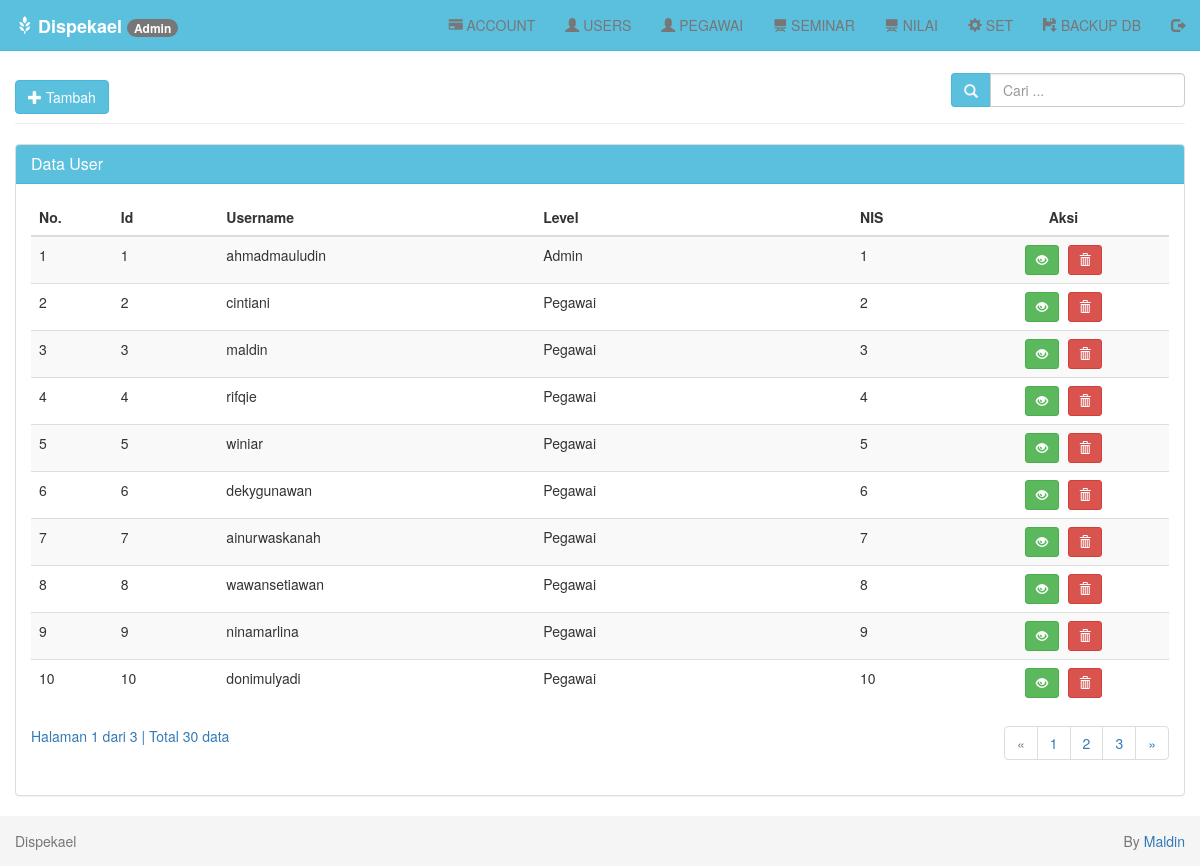
The app's page /index.php?page=user-tampil (signed in) with its own data.
### tables this page shows
CREATE TABLE `user` (
  `id` bigint(12) NOT NULL AUTO_INCREMENT,
  `username` varchar(30) NOT NULL,
  `password` varchar(30) NOT NULL,
  `level` varchar(30) NOT NULL,
  `nis` varchar(9) NOT NULL,
  PRIMARY KEY (`id`)
);

### user/tampil-data.php (the view, shortened to what this page needs)
<?php
if (isset($_POST['cari'])) {
  $cari = $_POST['cari'];
} else {
  $cari = "";
}
?>
<div class="row">
  <div class="col-md-12">
    <div class="page-header">
      <?php
      if ($_SESSION['level'] == "Admin") {
        echo "<a class='btn btn-info' href='?page=tambah'>
      <i class='glyphicon glyphicon-plus'></i> Tambah </a>";
      } else if ($_SESSION['level'] == "Siswa") {
        echo "Gak boleh masukin data";
      }
      ?>
      <div class="pull-right btn-tambah">
        <form class="form-inline" method="POST" action="index.php">
          <div class="form-group">
            <div class="input-group">
              <div class="input-group-addon">
                <i class="glyphicon glyphicon-search"></i>
              </div>
              <input type="text" class="form-control" name="cari" placeholder="Cari ..." autocomplete="off" value="<?php echo $cari; ?>">
            </div>
          </div>
        </form>
      </div>
    </div>
    <div class="panel panel-default">
      <div class="panel-heading">
        <h3 class="panel-title">Data User</h3>
      </div>
      <div class="panel-body">
        <div class="table-responsive">
          <table class="table table-striped table-hover">
            <thead>
              <tr>
                <th>No.</th>
                <th>Id</th>
                <th>Username</th>
                <th>Level</th>
                <th>NIS</th>
                <th class='center'>Aksi</th>
              </tr>
            </thead>
            <tbody>
              <?php
              $batas = 10;
              if (isset($cari)) {
                $jumlah_record = mysqli_query($db, "SELECT * FROM user
                                                    WHERE nis LIKE '%$cari%' OR username LIKE '%$cari%'")
                  or die('Ada kesalahan pada query jumlah_record: ' . mysqli_error($db));
              } else {
                $jumlah_record = mysqli_query($db, "SELECT * FROM user")
                  or die('Ada kesalahan pada query jumlah_record: ' . mysqli_error($db));
              }
              $jumlah  = mysqli_num_rows($jumlah_record);
              $halaman = ceil($jumlah / $batas);
              $page    = (isset($_GET['hal'])) ? (int)$_GET['hal'] : 1;
              $mulai   = ($page - 1) * $batas;
              $no = 1;
              if (isset($cari)) {
                $query = mysqli_query($db, "SELECT * FROM user
                                            WHERE nis LIKE '%$cari%' OR username LIKE '%$cari%'
                                            ORDER BY id LIMIT $mulai, $batas")
                  or die('Ada kesalahan pada query user: ' . mysqli_error($db));
              } else {
                $query = mysqli_query($db, "SELECT * FROM user
                                            ORDER BY id LIMIT $mulai, $batas")
                  or die('Ada kesalahan pada query user: ' . mysqli_error($db));
              }
              while ($data = mysqli_fetch_assoc($query)) {
                echo "  <tr>
                      <td width='20' >$no</td>
                      <td width='50'>$data[id]</td>
                      <td width='150'>$data[username]</td>
                      <td width='150'>$data[level]</td>
                      <td width='50'>$data[nis]</td>
                      <td width='100' class='center'>
                        <div class=''>
                        <a data-toggle='tooltip' data-placement='top' title='Detail' style='margin-right:5px' class='btn btn-success btn-sm' href='?page=detail&id=$data[id]'>
                            <i class='glyphicon glyphicon-eye-open'></i>
                          </a> ";
              ?>
                <a data-toggle="tooltip" data-placement="top" title="Hapus" class="btn btn-danger btn-sm" href="?page=proses-hapus&id=<?php echo $data['id']; ?>" onclick="return confirm('Anda yakin ingin menghapus user <?php echo $data['username']; ?>?');"><i class="glyphicon glyphicon-trash"></i></a>
              <?php
                echo "
                        </div>
                      </td>
                    </tr>";
                $no++;
              }
              ?>
            </tbody>
          </table>
          <?php
          if (empty($_GET['hal'])) {
            $halaman_aktif = '1';
          } else {
            $halaman_aktif = $_GET['hal'];
          }
          ?>
          <a>
            Halaman <?php echo $halaman_aktif; ?> dari <?php echo $halaman; ?> |
            Total <?php echo $jumlah; ?> data
          </a>
          <nav>
            <ul class="pagination pull-right">
              <?php
              if ($halaman_aktif <= '1') { ?>
                <li class="disabled">
                  <a href="" aria-label="Previous">
                    <span aria-hidden="true">&laquo;</span>
                  </a>
                </li>
              <?php
              }
              ?>
              <?php
              for ($x = 1; $x <= $halaman; $x++) { ?>
                <li class="">
                  <a href="?page=user-tampil&hal=<?php echo $x ?>"><?php echo $x ?></a>
                </li>
              <?php
              }
              ?>
              <?php
              if ($halaman_aktif >= $halaman) { ?>
                <li class="disabled">
                  <a href="" aria-label="Next">
                    <span aria-hidden="true">&raquo;</span>
                  </a>
                </li>
              <?php
              } else { ?>
                <li>
                  <a href="?page=user-tampil&hal=<?php echo $page + 1 ?>" aria-label="Next">
                    <span aria-hidden="true">&raquo;</span>
                  </a>
                </li>
              <?php
              }
              ?>
            </ul>
          </nav>
        </div>
      </div>
    </div>
  </div>
</div>

### assets/css/style.css (style rules this page uses)
body { padding-top: 40px; }
.panel-default > .panel-heading { background-color: #5bc0de; border-color: #46b8da; color: #fff; }
.input-group-addon { background-color: #5bc0de; border: 1px solid #46b8da; border-radius: 4px; color: #f1f2f7; }
.btn-tambah { margin-top: -7px; }
.center { text-align: center; }
.pagination { margin-top: -20px; }

### records on screen
user: id "1", username "ahmadmauludin", level "Admin", nis "1"
user: id "2", username "cintiani", level "Pegawai", nis "2"
user: id "3", username "maldin", level "Pegawai", nis "3"
user: id "4", username "rifqie", level "Pegawai", nis "4"
user: id "5", username "winiar", level "Pegawai", nis "5"
user: id "6", username "dekygunawan", level "Pegawai", nis "6"
user: id "7", username "ainurwaskanah", level "Pegawai", nis "7"
user: id "8", username "wawansetiawan", level "Pegawai", nis "8"
user: id "9", username "ninamarlina", level "Pegawai", nis "9"
user: id "10", username "donimulyadi", level "Pegawai", nis "10"

### other values on screen
$_SESSION['level'] "Admin"
$halaman_aktif "1"
$halaman "3"
$jumlah "30"
